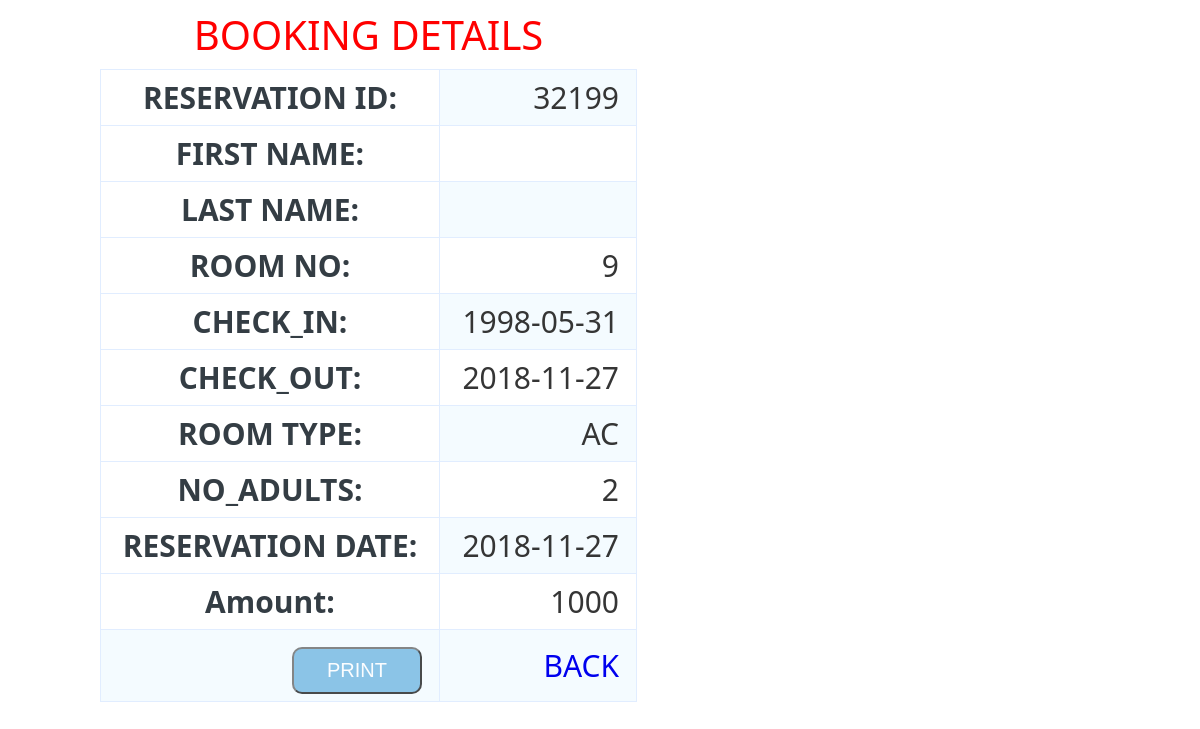
/details.php?user=22222 (signed in), run on the app's committed database.
### tables this page shows
CREATE TABLE `reservation` (
  `reservation_id` int(20) NOT NULL,
  `cust_id` int(20) NOT NULL,
  `check_in` date NOT NULL,
  `check_out` date NOT NULL,
  `status` varchar(20) NOT NULL,
  `no_adults` int(10) NOT NULL,
  `reserv_date` date NOT NULL,
  `room_no` int(20) NOT NULL
);

CREATE TABLE `payment` (
  `reservation_id` int(10) NOT NULL,
  `transaction_id` int(10) NOT NULL,
  `mode_of_payment` varchar(20) NOT NULL,
  `amount` int(10) NOT NULL,
  `date_of_payment` date NOT NULL,
  `booked_agent` varchar(20) NOT NULL
);

### details.php (the view, shortened to what this page needs)
<?php
include('2.php');
    if($_SERVER["REQUEST_METHOD"] == "POST")
    {
    	$var=$_POST['reservation_id'];
        $var1=$_POST['cust_id'];
    }
    else{
$var=$_GET['user'];
$var1=$_GET['user1'];
}
$sql = "SELECT * FROM customer where cust_id='$var1'";
$result1=mysqli_query($conn,$sql);
$row=mysqli_fetch_array($result1);
$sql_1 = "SELECT * FROM reservation where reservation_id='$var'";
$result_1=mysqli_query($conn,$sql_1);
$row1=mysqli_fetch_array($result_1);
$sql_2 = "SELECT * FROM payment where reservation_id='$var'";
$result_2=mysqli_query($conn,$sql_2);
$row2=mysqli_fetch_array($result_2);
?>
<html>
<head>
</head>
<body>
	<form action="#" method="GET">
	<table class="data-table">
		<caption style="font-size: 40px;color: red">BOOKING DETAILS</caption>
		<tbody>
		<tr>
			<th>RESERVATION ID:</th>
			<td><?php echo $row1['cust_id']; ?></td>
		</tr>
		<tr>
			<th>FIRST NAME:</th>
			<td><?php echo $row['first_name']; ?></td>
		</tr>
		<tr>
			<th>LAST NAME:</th>
			<td><?php echo $row['last_name']; ?></td>
		</tr>
		<tr>
			<th>ROOM NO:</th>
			<td><?php echo $row1['room_no']; ?></td>
		</tr>
        <tr>
			<th>CHECK_IN:</th>
			<td><?php echo $row1['check_in']; ?></td>
		</tr>
        <tr>
			<th>CHECK_OUT:</th>
			<td><?php echo $row1['check_out']; ?></td>
		</tr>
		<tr>
			<th>ROOM TYPE:</th>
			<td><?php echo $row1['status']; ?></td>
		</tr>
		<tr>
			<th>NO_ADULTS:</th>
			<td><?php echo $row1['no_adults']; ?></td>
		</tr>
		<tr>
			<th>RESERVATION DATE:</th>
			<td><?php echo $row1['reserv_date']; ?></td>
		</tr>
        <tr>
			<th>Amount:</th>
			<td><?php echo $row2['amount']; ?></td>
		</tr>
        <tr>
        	<td><input type="submit" value="PRINT" name="submit" class="pb" onclick="window.print()"></td>
             <td><a href="h1.php">BACK</a></td>
        </tr>
		</tbody>
	</table>
</form>
</body>
</html>

### details.php (style rules this page uses)
body { font-size: 15px; color: #343d44; font-family: "segoe-ui", "open-sans", tahoma, arial; padding: 0; margin: 0; }
table { margin-left: 100px; font-family: "Lucida Sans Unicode", "Lucida Grande", "Segoe Ui"; font-size: 12px; }
input[type=submit] { width: 130PX; box-sizing: border-box; padding: 10px 0; margin-top: 10px; outline: none; background: #60adde; opacity: 0.7; border-radius: 10px; font-size: 20px; color: #fff; }
table td { transition: all .5s; font-size: 30px; }
table th { font-size: 30px; }
a { font-size: 30px; text-decoration: none; }
.data-table { border-collapse: collapse; font-size: 14px; min-width: 537px; }
.data-table th, .data-table td { border: 1px solid #e1edff; padding: 7px 17px; }
.data-table caption { margin: 7px; }
.data-table tbody td { color: #353535; }
.data-table tbody td:first-child, .data-table tbody td:nth-child(4), .data-table tbody td:last-child { text-align: right; }
.data-table tbody tr:nth-child(odd) td { background-color: #f4fbff; }

### data on the page
reservation: cust "32199", room_no "9", check_in "1998-05-31", check_out "2018-11-27", status "AC", no_adults "2", reserv_date "2018-11-27"
payment: amount "1000"
